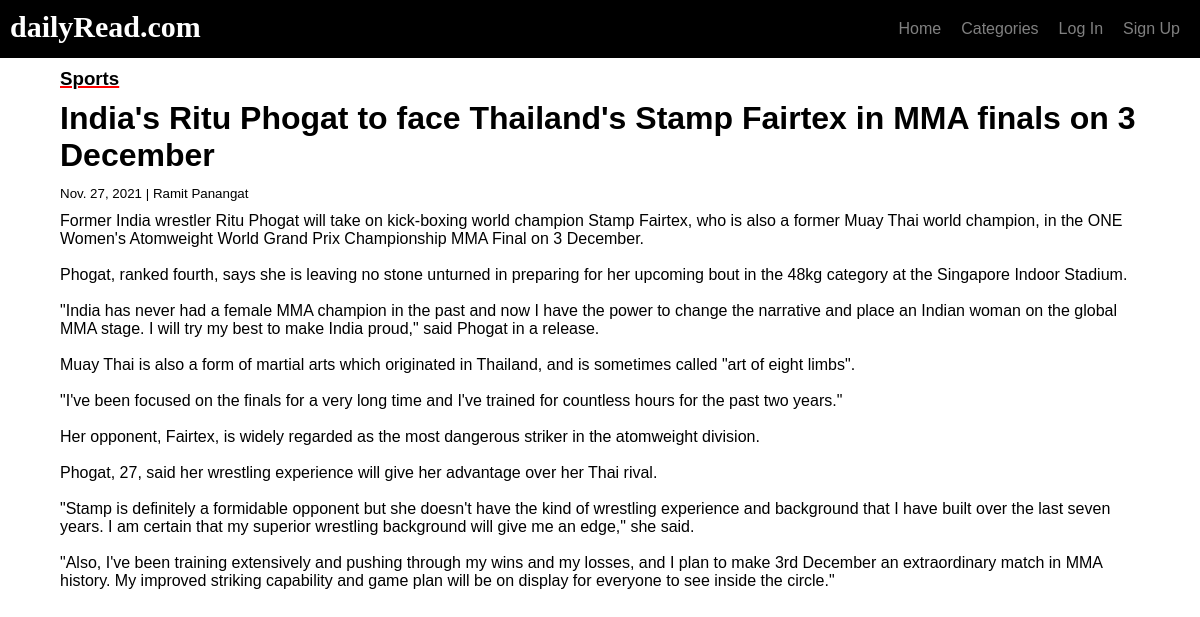
Page /article/3 on the committed database.
### main/models.py (models this page shows, shortened)
class Post(models.Model):
    title = models.CharField(max_length=255)
    author = models.ForeignKey(User, on_delete=models.CASCADE)
    date = models.DateField(auto_now_add=True)
    category = models.ForeignKey(Category, on_delete=models.CASCADE)
    content = models.TextField()

class Category(models.Model):
    title = models.CharField(max_length=150)
    def __str__(self):
        return self.title

### main/views.py (the view)
# urls.py: path('article/<int:pk>', views.articleView, name="articleView"),
def articleView(response, pk):
    post = Post.objects.get(pk=pk)
    content = {"post":post}
    return render(response, 'article.html', content)

### templates/article.html (shortened to what this page needs)
{% extends 'base.html' %}
{% block content %}
<div class='article-container'>
    <h3><a href="{% url 'categoryView' post.category %}">{{post.category}}</a></h3>
    <h1>{{ post.title }}</h1>
    <small>{{post.date}} | <a href="{% url 'userProfile' post.author %}">{{post.author.first_name}} {{post.author.last_name}}</a></small><br>
    <p>{{ post.content|safe|linebreaksbr }}</p>
</div>
{% endblock content %}

### static/style.css (style rules this page uses)
* { margin: 0; padding: 0; font-family: Helvetica, Arial, sans-serif; box-sizing: border-box; }
.article-container { padding: 0 10px; margin: 10px 50px; }
.article-container h1 { padding: 10px 0; }
.article-container a { text-decoration: 2px red underline; color: black; }
.article-container small a { text-decoration: none; }
.article-container p { margin: 10px 0; }

### rows in the picture
Post: category "Sports", title "India's Ritu Phogat to face Thailand's Stamp Fairtex in MMA finals on 3 December", date "Nov. 27, 2021", author.first_name "Ramit", author.last_name "Panangat", content "Former India wrestler Ritu Phogat will take on kick-boxing world champion Stamp Fairtex, who is also a former Muay Thai world champion, in the ONE Women's Atomweight World Grand Prix Championship MMA Final on 3 December. Phogat, ranked fourth, says she is leaving no stone unturned in preparing for her upcoming bout in the 48kg category at the Singapore Indoor Stadium. \"India has never had a female MMA champion in the past and now I have the power to change the narrative and place an Indian woman on the global MMA stage. I will try my best to make India proud,\" said Phogat in a release. Muay Thai is also a form of martial arts which originated in Thailand, and is sometimes called \"art of…"
